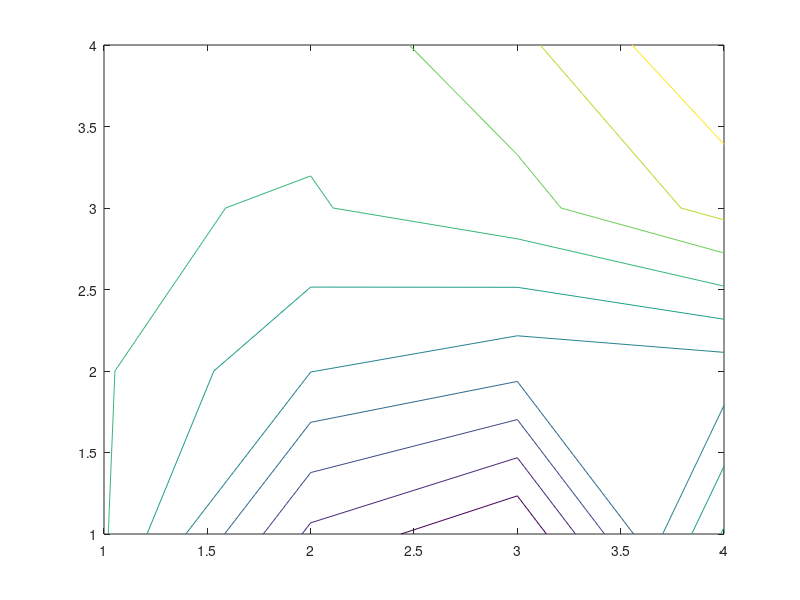

Write MATLAB code to recreate this figure.
clc; 
clear all; 
Xin= [0 3 6 8]; 
Yin= [0 3 6 9]; 
n= length (Xin); 
m= length (Yin); 
U=zeros(n,m); 
k1=(n-2)*(m-2); 
R1=zeros(k1); 
R2=zeros(k1,k1); 
  %%%%%%%%%%%%%%%%%%%%%%%%%%%%%%%%%%%%%
for i=1:n 
    U(m,i)=Xin(1,i)^3; 
end; 
for i=2:n-2 
        U(1,i)=Xin(1,i)^3 - 243*Xin(1,i); 
end; 
for j=1:m 
    U(m+1-j,1)=0; 
 end; 
 for j=2:m-2 
     U(m+1-j,n)=512-24*Yin(1,i)^2; 
 end; 
 U(1,n-1)= 4*Xin(1,n-1)^3 - 300*Xin(1,n-1); 
 U(2,m)= 4*Xin(1,n)^3 - 300*Xin(1,n); 
  %%%%%%%%%%%%%%%%%%%%%%%%%%%%%%  
for i=2:n-1 
    for j=2:m-1 
        U(j,i)=1; 
    end 
end 
for i=2:n-1 
    for j=2:m-1 
        while(norm(U(j,i)-R2(j,i))~=0) 
            for i=2:n-1 
                for j=2:m-1 
                    R2(j,i)=U(j,i); 
                end 
            end 
            for i=2:m-1 
                for j=2:n-1 
                    a=(Xin(n+2-j)-Xin(n+1-j))/(Xin(n+1-j)-Xin(n-j)); 
                    b=(Yin(m+2-i)-Yin(m+1-i))/(Yin(m+1-i)-Yin(m-i)); 
                    a1=1/(1+a); 
                    a2=1/(a*(a+1)); 
                    b1=1/(1+b); 
                    b2=1/(b*(b+1)); 
                    U(n+1-j,i)=((a*b)/(a+b))*(a2*U(n+1-j,i+1)+b1*U(n-j,i)+a1*U(n+1-j,i-1)+b2*U(n+2-j,i)); 
                end 
            end 
        end 
    end 
end 
U 
contour(U) 
%surf(U) 
   
 
 
 
 
 